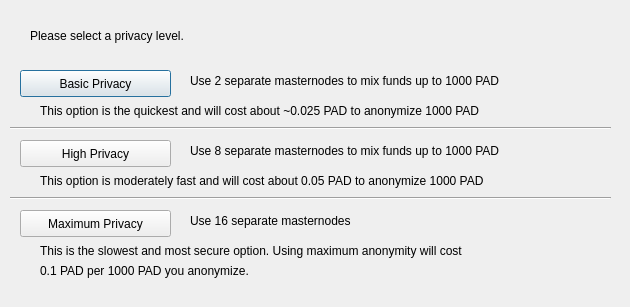
<?xml version="1.0" encoding="UTF-8"?>
<ui version="4.0">
 <class>DarksendConfig</class>
 <widget class="QDialog" name="DarksendConfig">
  <property name="geometry">
   <rect>
    <x>0</x>
    <y>0</y>
    <width>630</width>
    <height>307</height>
   </rect>
  </property>
  <property name="windowTitle">
   <string>Configure PrivateSend</string>
  </property>
  <widget class="QPushButton" name="buttonBasic">
   <property name="geometry">
    <rect>
     <x>20</x>
     <y>70</y>
     <width>151</width>
     <height>27</height>
    </rect>
   </property>
   <property name="text">
    <string>Basic Privacy</string>
   </property>
  </widget>
  <widget class="QPushButton" name="buttonHigh">
   <property name="geometry">
    <rect>
     <x>20</x>
     <y>140</y>
     <width>151</width>
     <height>27</height>
    </rect>
   </property>
   <property name="text">
    <string>High Privacy</string>
   </property>
  </widget>
  <widget class="QPushButton" name="buttonMax">
   <property name="geometry">
    <rect>
     <x>20</x>
     <y>210</y>
     <width>151</width>
     <height>27</height>
    </rect>
   </property>
   <property name="text">
    <string>Maximum Privacy</string>
   </property>
  </widget>
  <widget class="QLabel" name="label">
   <property name="geometry">
    <rect>
     <x>30</x>
     <y>20</y>
     <width>571</width>
     <height>31</height>
    </rect>
   </property>
   <property name="text">
    <string>Please select a privacy level.</string>
   </property>
  </widget>
  <widget class="QLabel" name="label_2">
   <property name="geometry">
    <rect>
     <x>190</x>
     <y>70</y>
     <width>421</width>
     <height>21</height>
    </rect>
   </property>
   <property name="text">
    <string>Use 2 separate masternodes to mix funds up to 1000 PAD</string>
   </property>
  </widget>
  <widget class="QLabel" name="label_3">
   <property name="geometry">
    <rect>
     <x>190</x>
     <y>140</y>
     <width>411</width>
     <height>21</height>
    </rect>
   </property>
   <property name="text">
    <string>Use 8 separate masternodes to mix funds up to 1000 PAD</string>
   </property>
  </widget>
  <widget class="QLabel" name="label_4">
   <property name="geometry">
    <rect>
     <x>190</x>
     <y>210</y>
     <width>421</width>
     <height>21</height>
    </rect>
   </property>
   <property name="text">
    <string>Use 16 separate masternodes</string>
   </property>
  </widget>
  <widget class="QLabel" name="label_6">
   <property name="geometry">
    <rect>
     <x>40</x>
     <y>100</y>
     <width>561</width>
     <height>21</height>
    </rect>
   </property>
   <property name="text">
    <string>This option is the quickest and will cost about ~0.025 PAD to anonymize 1000 PAD</string>
   </property>
  </widget>
  <widget class="QLabel" name="label_7">
   <property name="geometry">
    <rect>
     <x>40</x>
     <y>170</y>
     <width>561</width>
     <height>21</height>
    </rect>
   </property>
   <property name="text">
    <string>This option is moderately fast and will cost about 0.05 PAD to anonymize 1000 PAD</string>
   </property>
  </widget>
  <widget class="QLabel" name="label_8">
   <property name="geometry">
    <rect>
     <x>40</x>
     <y>240</y>
     <width>561</width>
     <height>21</height>
    </rect>
   </property>
   <property name="text">
    <string>This is the slowest and most secure option. Using maximum anonymity will cost</string>
   </property>
  </widget>
  <widget class="QLabel" name="label_9">
   <property name="geometry">
    <rect>
     <x>40</x>
     <y>260</y>
     <width>561</width>
     <height>21</height>
    </rect>
   </property>
   <property name="text">
    <string>0.1 PAD per 1000 PAD you anonymize.</string>
   </property>
  </widget>
  <widget class="Line" name="line">
   <property name="geometry">
    <rect>
     <x>10</x>
     <y>120</y>
     <width>601</width>
     <height>16</height>
    </rect>
   </property>
   <property name="orientation">
    <enum>Qt::Horizontal</enum>
   </property>
  </widget>
  <widget class="Line" name="line_2">
   <property name="geometry">
    <rect>
     <x>10</x>
     <y>190</y>
     <width>601</width>
     <height>16</height>
    </rect>
   </property>
   <property name="orientation">
    <enum>Qt::Horizontal</enum>
   </property>
  </widget>
 </widget>
 <resources/>
 <connections/>
</ui>
